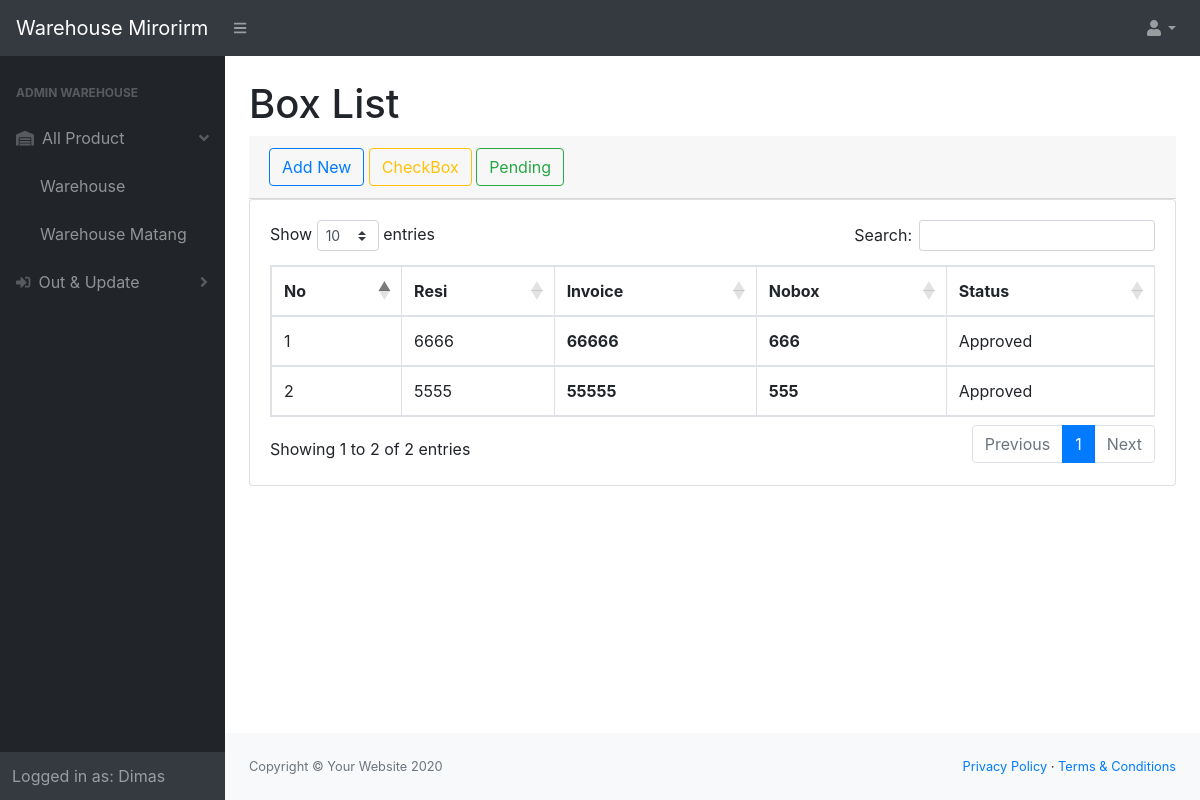
The page /gudang/index.php?url=boxlist (signed in) on the database its author committed.
### tables this page shows
CREATE TABLE `boxorder_id` (
  `id_box` int(11) NOT NULL,
  `id_delivery` int(11) NOT NULL,
  `invoice` varchar(200) NOT NULL,
  `resi` varchar(200) NOT NULL,
  `box` varchar(200) NOT NULL,
  `box_order` int(11) NOT NULL,
  `kubik_order` float NOT NULL,
  `status_box` varchar(200) NOT NULL DEFAULT 'Not Approved'
);

### gudang/boxlist.php (the view, shortened to what this page needs)
<div class="container-fluid">
                        <h1 class="mt-4">Box List</h1>
                        <div class="card-header">
                                <a type="button" class="btn btn-outline-primary" href="index.php?url=addnew">Add New</a>
                                <a type="button" data-bs-toggle="modal" data-bs-target="#smallModalBox" class="btn btn-outline-warning">CheckBox</a>
                                <a type="button" class="btn btn-outline-success" href="index.php?url=nonsku">Pending</a>
                        </div>
                        <div class="card mb-4">
                            <div class="card-body">
                                <div class="table-responsive">
                                    <table class="table table-hover table-bordered" id="dataTable" width="100%" cellspacing="0">
                                        <thead>
                                            <tr>
                                                <th>No</th>
                                                <th>Resi</th>
                                                <th>Invoice</th>
                                                <th>Nobox</th>
                                                <th>Status</th>
                                            </tr>
                                        </thead>
                                        <tbody >
                                           <?php
                                                $box = mysqli_query($conn, "SELECT * FROM boxorder_id");
                                                $i = 1;
                                                while($data=mysqli_fetch_array($box)){
                                           ?>
                                            <tr>
                                                <td><?=$i++;?></td>
                                                <td><?=$data['resi'];?></td>
                                                <th><?=$data['invoice'];?></th>
                                                <th><?=$data['box'];?></th>
                                                <td><?=$data['status_box'];?></td>
                                            </tr>
                                            <?php
                                                }
                                            ?>
                                        </tbody>
                                    </table>
                                </div>
                            </div>
                        </div>
                    </div>

### rows shown on the page
boxorder_id: resi "6666", invoice "66666", box "666", status_box "Approved"
boxorder_id: resi "5555", invoice "55555", box "555", status_box "Approved"

### other values the page prints
$_SESSION['nama_user'] "Dimas"
